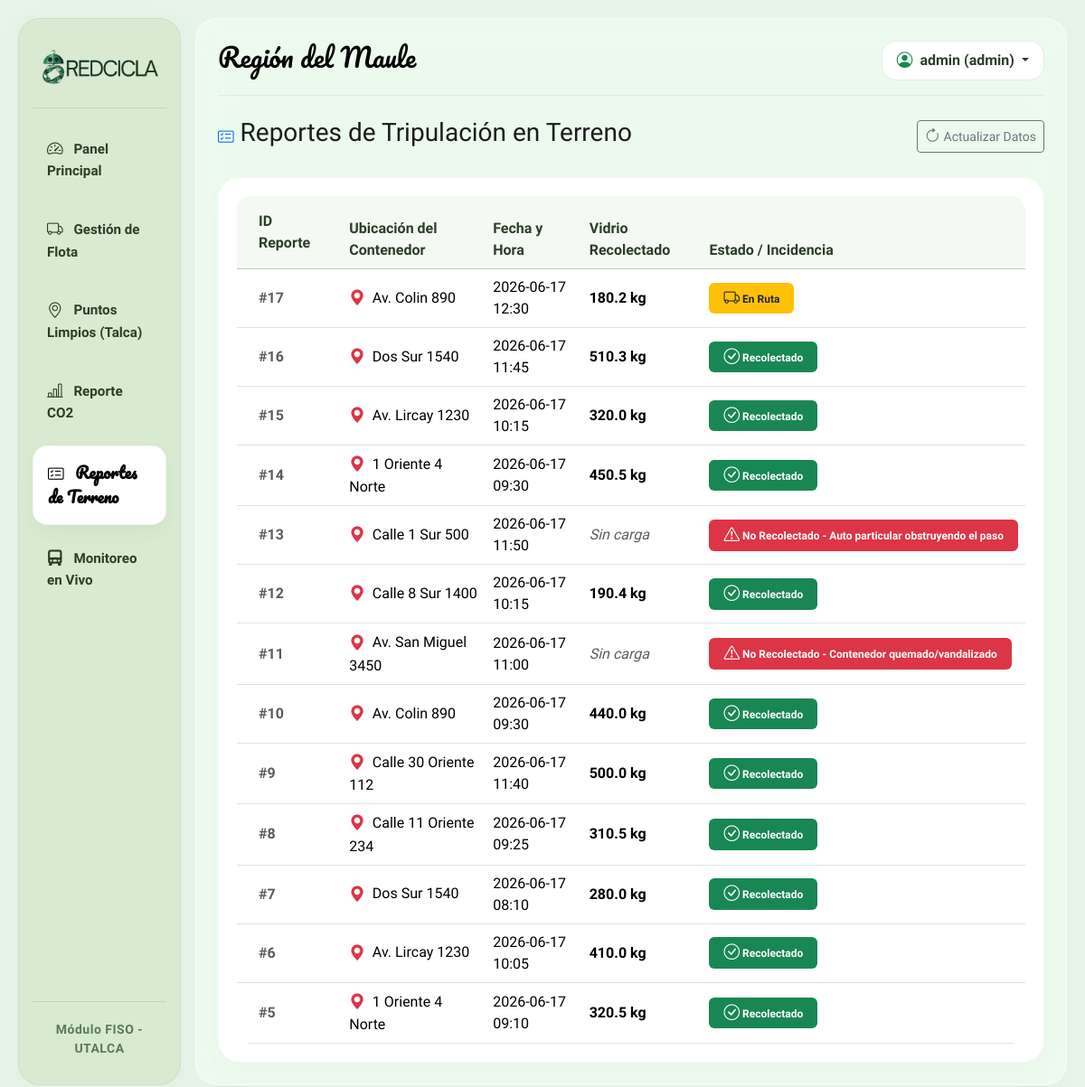
Page /reportes-terreno (signed in) on the committed database.
### tables this page shows
CREATE TABLE registros_retiro (
        id INTEGER PRIMARY KEY AUTOINCREMENT, ruta_activa_id INTEGER, punto_id INTEGER,
        fecha_hora TEXT NOT NULL, cantidad_retirada REAL, ruta_img_antes TEXT, ruta_img_despues TEXT,
        estado TEXT DEFAULT 'Pendiente',
        FOREIGN KEY(ruta_activa_id) REFERENCES rutas_activas(id), FOREIGN KEY(punto_id) REFERENCES puntos_reciclaje(id));

CREATE TABLE puntos_reciclaje (
        id INTEGER PRIMARY KEY AUTOINCREMENT, ruta_id INTEGER, zona_id INTEGER, direccion TEXT,
        latitud REAL, longitud REAL, intervalo_recoleccion INTEGER, fecha_ultima_recoleccion TEXT, estado INTEGER DEFAULT 1, capacidad REAL DEFAULT 0.0,
        FOREIGN KEY(ruta_id) REFERENCES rutas(id), FOREIGN KEY(zona_id) REFERENCES zonas(id));

### main.py (the view)
@app.route('/reportes-terreno')
def reportes_terreno():
    if 'usuario_nombre' not in session:
        return redirect(url_for('login'))
    conexion = sqlite3.connect(DB_PATH)
    cursor = conexion.cursor()
    cursor.execute('''
        SELECT r.id, p.direccion, r.fecha_hora, r.cantidad_retirada, r.estado
        FROM registros_retiro r
        JOIN puntos_reciclaje p ON r.punto_id = p.id
        ORDER BY r.id DESC
    ''')
    reportes_db = cursor.fetchall()
    conexion.close()
    return render_template('reportes_terreno.html', reportes=reportes_db)

### templates/reportes_terreno.html (shortened to what this page needs)
{% extends 'base.html' %}
{% block content %}
<div class="d-flex justify-content-between align-items-center mb-4">
    <h3><i class="bi bi-card-checklist text-primary"></i> Reportes de Tripulación en Terreno</h3>
    <button class="btn btn-outline-secondary btn-sm" onclick="window.location.reload();">
        <i class="bi bi-arrow-clockwise"></i> Actualizar Datos
    </button>
</div>
<div class="card border-0 shadow-sm">
    <div class="card-body p-0">
        <div class="table-responsive">
            <table class="table table-hover align-middle mb-0">
                <thead class="table-light">
                    <tr>
                        <th class="px-4 py-3">ID Reporte</th>
                        <th>Ubicación del Contenedor</th>
                        <th>Fecha y Hora</th>
                        <th>Vidrio Recolectado</th>
                        <th>Estado / Incidencia</th>
                    </tr>
                </thead>
                <tbody>
                    {% for r in reportes %}
                    <tr>
                        <td class="px-4 fw-bold text-muted">#{{ r[0] }}</td>
                        <td><i class="bi bi-geo-alt-fill text-danger me-1"></i> {{ r[1] }}</td>
                        <td>{{ r[2] }}</td>
                        <td>
                            {% if r[3] and r[3] > 0 %}
                                <span class="fw-bold">{{ r[3] }} kg</span>
                            {% else %}
                                <span class="text-muted fst-italic">Sin carga</span>
                            {% endif %}
                        </td>
                        <td>
                            {% if r[4] == 'Completado' %}
                                <span class="badge bg-success px-3 py-2"><i class="bi bi-check-circle"></i> Recolectado</span>
                            {% elif r[4] == 'Pendiente' %}
                                <span class="badge bg-warning text-dark px-3 py-2"><i class="bi bi-truck"></i> En Ruta</span>
                            {% else %}
                                <span class="badge bg-danger px-3 py-2"><i class="bi bi-exclamation-triangle"></i> {{ r[4] }}</span>
                            {% endif %}
                        </td>
                    </tr>
                    {% endfor %}
                </tbody>
            </table>
        </div>
    </div>
</div>
{% endblock %}

### templates/base.html (style rules this page uses)
:root { --color-bg-light: #e6f4e8; --color-sidebar-combine: #d8ebd0; --color-primary-green: #79AE6F; --color-bubble-bg: #ffffff; --color-dark: #000000; --color-red: #b21c19; --ios-bubble-radius: 24px; --ios-pill-radius: 16px; }
body { font-family: 'Quicksand', sans-serif; background-color: var(--color-bg-light); min-height: 100vh; color: #1c1c1e; overflow-x: hidden; }
.card, .bg-white { background-color: var(--color-bubble-bg) !important; border-radius: var(--ios-bubble-radius) !important; border: 1px solid rgba(121, 174, 111, 0.08) !important; box-shadow: 0 10px 30px rgba(0, 0, 0, 0.02) !important; padding: 20px; animation: fadeInUp 0.4s cubic-bezier(0.16, 1, 0.3, 1) both; }
.bi { font-size: 1.1rem; vertical-align: -1px; }
.table-responsive { border-radius: var(--ios-pill-radius); overflow: hidden; }
.table { margin-bottom: 0; --bs-table-bg: var(--color-bubble-bg) !important; }
.table-light { --bs-table-bg: #f4f9f3 !important; --bs-table-color: #2c3e29 !important; }

### rows in the picture
registros_retiro: id "17", direccion "Av. Colin 890", fecha_hora "2026-06-17 12:30", cantidad_retirada "180.2", estado "Pendiente" (drawn)
registros_retiro: id "16", direccion "Dos Sur 1540", fecha_hora "2026-06-17 11:45", cantidad_retirada "510.3", estado "Completado" (drawn)
registros_retiro: id "15", direccion "Av. Lircay 1230", fecha_hora "2026-06-17 10:15", cantidad_retirada "320.0", estado "Completado" (drawn)
registros_retiro: id "14", direccion "1 Oriente 4 Norte", fecha_hora "2026-06-17 09:30", cantidad_retirada "450.5", estado "Completado" (drawn)
registros_retiro: id "13", direccion "Calle 1 Sur 500", fecha_hora "2026-06-17 11:50", cantidad_retirada "Sin carga", estado "No Recolectado - Auto particular obstruyendo el paso"
registros_retiro: id "12", direccion "Calle 8 Sur 1400", fecha_hora "2026-06-17 10:15", cantidad_retirada "190.4", estado "Completado" (drawn)
registros_retiro: id "11", direccion "Av. San Miguel 3450", fecha_hora "2026-06-17 11:00", cantidad_retirada "Sin carga", estado "No Recolectado - Contenedor quemado/vandalizado"
registros_retiro: id "10", direccion "Av. Colin 890", fecha_hora "2026-06-17 09:30", cantidad_retirada "440.0", estado "Completado" (drawn)
registros_retiro: id "9", direccion "Calle 30 Oriente 112", fecha_hora "2026-06-17 11:40", cantidad_retirada "500.0", estado "Completado" (drawn)
registros_retiro: id "8", direccion "Calle 11 Oriente 234", fecha_hora "2026-06-17 09:25", cantidad_retirada "310.5", estado "Completado" (drawn)
registros_retiro: id "7", direccion "Dos Sur 1540", fecha_hora "2026-06-17 08:10", cantidad_retirada "280.0", estado "Completado" (drawn)
registros_retiro: id "6", direccion "Av. Lircay 1230", fecha_hora "2026-06-17 10:05", cantidad_retirada "410.0", estado "Completado" (drawn)
registros_retiro: id "5", direccion "1 Oriente 4 Norte", fecha_hora "2026-06-17 09:10", cantidad_retirada "320.5", estado "Completado" (drawn)

### other values in the picture
{{ session.get('usuario_nombre') }} "admin"
{{ session.get('usuario_rol') }} "admin"
